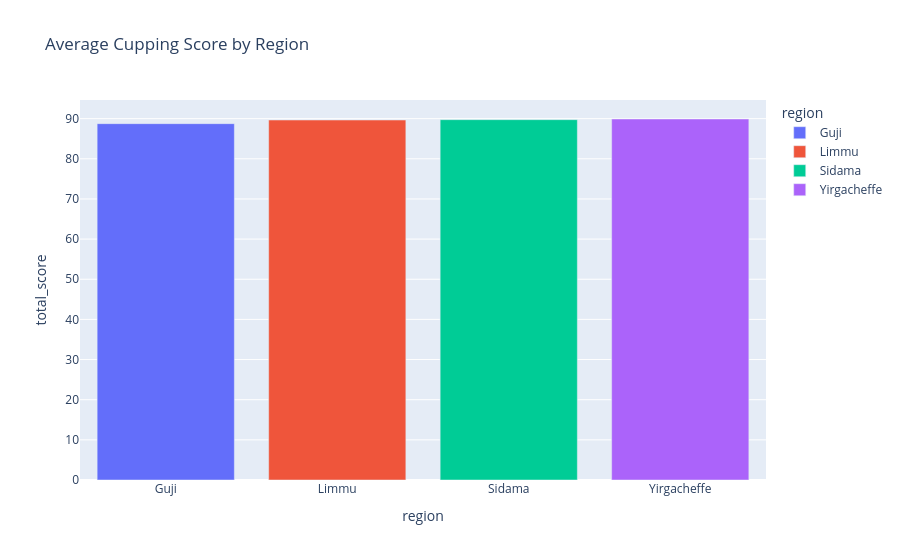

Notebook code cell kept with this figure:
### Markdown cell above
#### Regional Performance

### Code cell
print("=== REGIONAL PERFORMANCE ===\n")

region_perf = get_region_performance(df)
display(region_perf)

fig = px.bar(
    df.groupby('region')['total_score'].mean().reset_index(),
    x='region', y='total_score',
    title="Average Cupping Score by Region",
    color='region'
)
fig.show()

### Figure 1 — Plotly figure (JSON) as saved in the notebook; plotly's stock layout.template omitted (floating-point values rounded to 4 significant figures)
{"data": [{"hovertemplate": "region=%{x}<br>total_score=%{y}<extra></extra>", "legendgroup": "Guji", "marker": {"color": "#636efa", "pattern": {"shape": ""}}, "name": "Guji", "orientation": "v", "showlegend": true, "textposition": "auto", "type": "bar", "x": ["Guji"], "xaxis": "x", "y": [88.75], "yaxis": "y"}, {"hovertemplate": "region=%{x}<br>total_score=%{y}<extra></extra>", "legendgroup": "Limmu", "marker": {"color": "#EF553B", "pattern": {"shape": ""}}, "name": "Limmu", "orientation": "v", "showlegend": true, "textposition": "auto", "type": "bar", "x": ["Limmu"], "xaxis": "x", "y": [89.66], "yaxis": "y"}, {"hovertemplate": "region=%{x}<br>total_score=%{y}<extra></extra>", "legendgroup": "Sidama", "marker": {"color": "#00cc96", "pattern": {"shape": ""}}, "name": "Sidama", "orientation": "v", "showlegend": true, "textposition": "auto", "type": "bar", "x": ["Sidama"], "xaxis": "x", "y": [89.75], "yaxis": "y"}, {"hovertemplate": "region=%{x}<br>total_score=%{y}<extra></extra>", "legendgroup": "Yirgacheffe", "marker": {"color": "#ab63fa", "pattern": {"shape": ""}}, "name": "Yirgacheffe", "orientation": "v", "showlegend": true, "textposition": "auto", "type": "bar", "x": ["Yirgacheffe"], "xaxis": "x", "y": [89.91], "yaxis": "y"}], "layout": {"barmode": "relative", "legend": {"title": {"text": "region"}, "tracegroupgap": 0}, "title": {"text": "Average Cupping Score by Region"}, "xaxis": {"anchor": "y", "categoryarray": ["Guji", "Limmu", "Sidama", "Yirgacheffe"], "categoryorder": "array", "domain": [0, 1], "title": {"text": "region"}}, "yaxis": {"anchor": "x", "domain": [0, 1], "title": {"text": "total_score"}}}}
